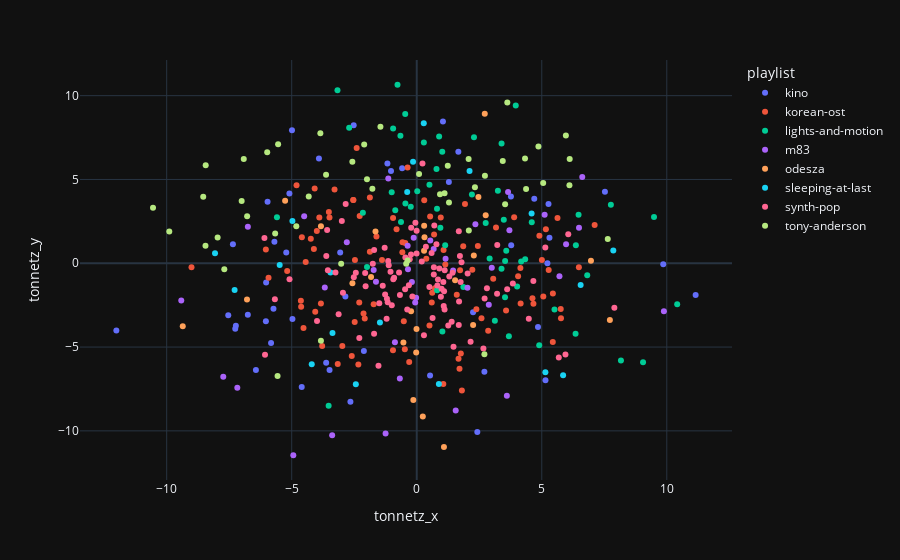

Notebook cell for this chart:
### Markdown cell above
### Tonnetz Distances

The values of each song's tonnetz is not normalised as the tonnetz has its own scale and each value represents a movement in melody. Songs clustered together tend to have similar key signatures and chord progressions, which is impressive.

However, it is still important to note that even though chord progressions and key match on some level, they could happen in different contexts such as having completely different energy levels. One might be classified as cafe & chill, and another one might be classified as pop synth. It is important to incorporate this feature together with other spectral features.

### Code cell
tonnetz_fig = px.scatter(dataset, x='tonnetz_x', y='tonnetz_y', color='playlist', hover_data=config.metadata_columns)
tonnetz_fig.write_image(config.image_dir + '/tonnetz-mds.png', width=1000, scale=2)
tonnetz_fig

### Figure 1 — Plotly figure (JSON) as saved in the notebook; plotly's stock layout.template omitted (floating-point values rounded to 4 significant figures; data arrays with more than 128 entries replaced by an {"elided": "..."} marker saying what was removed)
{"data": [{"customdata": {"elided": "47x3 str values"}, "hovertemplate": "playlist=%{customdata[2]}<br>tonnetz_x=%{x}<br>tonnetz_y=%{y}<br>song_name=%{customdata[0]}<br>artist=%{customdata[1]}<extra></extra>", "legendgroup": "kino", "marker": {"color": "#636efa", "symbol": "circle"}, "mode": "markers", "name": "kino", "orientation": "v", "showlegend": true, "x": [-5.218, 3.778, -3.622, 7.526, 5.148, -12.01, 2.423, -6.431, 4.848, -3.911, -7.233, -6.755, -5.729, -0.5834, -1.173, -7.537, -5.826, -5.093, 9.858, 4.7, 5.269, -2.114, -7.351, 1.285, -4.97, 5.307, -2.652, -4.6, 1.049, -1.029, 5.226, 3.767, -3.061, 2.252, 2.706, -6.022, -5.692, -5.965, 11.15, -3.487, 1.664, -7.258, -6.033, -4.989, -2.522, -2.853, 0.5323], "xaxis": "x", "y": [0.6397, 1.075, -5.931, 4.263, -6.983, -4.005, -10.07, -6.364, -3.797, 6.248, -3.729, -3.076, -2.71, 5.676, 5.959, -3.101, -4.762, 4.168, -0.06433, 3.855, 3.534, -5.235, 1.128, 4.846, -3.33, 1.529, -8.26, -7.387, 8.456, 5.509, 0.006614, 3.985, 0.6411, -2.927, -6.48, -1.152, 1.288, 3.67, -1.888, -6.367, 6.66, -3.912, -3.457, 7.936, 8.232, -1.978, -6.701], "yaxis": "y", "type": "scatter"}, {"customdata": {"elided": "95x3 str values"}, "hovertemplate": "playlist=%{customdata[2]}<br>tonnetz_x=%{x}<br>tonnetz_y=%{y}<br>song_name=%{customdata[0]}<br>artist=%{customdata[1]}<extra></extra>", "legendgroup": "korean-ost", "marker": {"color": "#EF553B", "symbol": "circle"}, "mode": "markers", "name": "korean-ost", "orientation": "v", "showlegend": true, "x": [-2.472, -0.9496, 4.667, -2.536, -2.536, -0.5756, 2.589, -5.926, 4.627, -2.127, 3.571, -4.593, -1.39, -3.159, -3.897, -4.082, -0.4759, -4.633, -3.489, -4.059, 1.859, -1.612, 5.628, -1.873, 1.806, -3.995, 0.509, -3.782, 5.768, -0.9471, 1.064, 3.17, -0.5704, -3.515, -4.622, 1.764, 5.005, 3.059, 6.484, 4.905, 5.062, 2.223, -0.3658, 1.074, -2.298, -5.181, 1.929, 2.444, -1.874, -2.282, 1.671, -2.402, 0.9598, 2.857, -4.528, -4.807, -3.832, 5.441, -0.5179, 5.758, 0.6191, 2.384, 1.71, 0.5353, 0.2994, 3.895, -2.598, -0.4581, -0.8076, 4.054, 5.165, -0.301, -6.034, 0.5998, 0.6939, 4.145, 5.277, -4.441, -9.007, 1.143, 4.155, -2.481, -1.723, -2.335, 0.383, 0.7252, -2.078, 1.6, 5.445, -3.287, -4.114, -2.975, -4.237, 1.733, 7.115], "xaxis": "x", "y": [0.1949, -5.191, -2.416, 3.77, 3.77, 0.6639, -3.278, -0.8664, -2.081, -2.998, -2.824, 1.553, 0.1889, -6.006, 2.727, 4.457, -5.137, -2.23, 2.724, -2.898, 1.02, 1.592, 2.706, 3.921, -7.595, 1.92, -3.718, -4.933, -3.274, 2.708, -7.207, 2.129, 1.255, 3.052, -2.593, -5.382, 0.1982, -0.924, -0.2441, 1.648, -1.977, -0.3932, 5.718, 0.7863, -2.339, -0.4589, 3.534, 1.032, 0.6893, 2.827, -5.698, 6.879, 2.736, -4.028, -3.858, 4.648, -2.396, -4.698, -3.452, -2.725, -1.762, -2.743, -6.3, 2.788, 3.755, 2.75, -5.53, 1.216, 2.036, -0.7734, 2.034, -5.889, 0.828, -2.34, 1.713, -0.2876, -0.3967, 0.07013, -0.2449, -0.08105, -2.394, -3.507, -2.45, -6.044, 0.2743, -1.497, -3.301, -1.871, -1.81, 4.401, 0.8572, -4.943, 1.469, -0.4119, 2.283], "yaxis": "y", "type": "scatter"}, {"customdata": {"elided": "56x3 str values"}, "hovertemplate": "playlist=%{customdata[2]}<br>tonnetz_x=%{x}<br>tonnetz_y=%{y}<br>song_name=%{customdata[0]}<br>artist=%{customdata[1]}<extra></extra>", "legendgroup": "lights-and-motion", "marker": {"color": "#00cc96", "symbol": "circle"}, "mode": "markers", "name": "lights-and-motion", "orientation": "v", "showlegend": true, "x": [-0.945, -2.703, 3.58, -3.17, 1.138, 3.392, 4.898, 2.915, 3.685, -0.7692, 3.96, 0.9455, 3.124, 0.2844, 0.02084, 3.535, -0.6292, 2.758, 3.391, 9.489, 6.363, 0.8948, 1.022, 2.289, 8.166, -3.523, 1.026, 1.865, 0.7903, -0.4536, 2.207, 9.05, 5.509, -0.8579, 3.245, 10.42, 4.014, -2.154, 4.177, 3.53, -0.2384, 4.599, 3.481, 6.472, -0.4607, 0.5087, -1.002, 0.8104, 0.8153, 7.764, 4.336, -0.6521, -1.988, -5.59, 6.818, 6.352], "xaxis": "x", "y": [8.036, 8.088, 0.7412, 10.33, 1.078, 7.153, -4.887, 0.2912, -4.352, 10.65, 9.415, 2.121, -3.427, 7.207, 4.304, 0.1394, 2.468, 2.408, -0.3202, 2.76, 1.075, 7.561, 6.654, 7.522, -5.8, -8.508, -4.075, -1.422, 5.622, 3.572, 4.101, -5.902, -2.76, 3.158, 4.333, -2.45, -1.391, 3.016, 0.098, -2.028, 3.375, 2.445, 2.597, 2.9, 8.908, 4.68, 4.237, 3.259, -1.609, 3.494, 0.2453, 7.604, -0.2209, 2.738, -0.7221, -4.212], "yaxis": "y", "type": "scatter"}, {"customdata": [["Another Wave from You", "M83", "m83"], ["Claudia Lewis", "M83", "m83"], ["Echoes of Mine", "M83", "m83"], ["Fountains", "M83", "m83"], ["Intro", "M83", "m83"], ["Klaus I Love You", "M83", "m83"], ["Midnight City", "M83", "m83"], ["My Tears Are Becoming a Sea", "M83", "m83"], ["New Map", "M83", "m83"], ["Ok Pal", "M83", "m83"], ["Outro", "M83", "m83"], ["Raconte-moi une histoire", "M83", "m83"], ["Reunion", "M83", "m83"], ["Soon, My Friend", "M83", "m83"], ["Splendor", "M83", "m83"], ["Steve Mcqueen", "M83", "m83"], ["This Bright Flash", "M83", "m83"], ["Train to Pluton", "M83", "m83"], ["Wait", "M83", "m83"], ["When Will You Come Home", "M83", "m83"], ["Where the Boats Go", "M83", "m83"], ["Year One, One Ufo", "M83", "m83"], ["Ashes of Our Fathers", "M83", "m83"], ["Canyon Battle", "M83", "m83"], ["Earth 2077", "M83", "m83"], ["Fearful Odds", "M83", "m83"], ["I'm Sending You Away", "M83", "m83"], ["Jack's Dream", "M83", "m83"], ["Losing Control", "M83", "m83"], ["Odyssey Rescue", "M83", "m83"], ["Radiation Zone", "M83", "m83"], ["Raven Rock", "M83", "m83"], ["StarWaves", "M83", "m83"], ["Tech 49", "M83", "m83"], ["Temples of Our Gods", "M83", "m83"], ["Undimmed by Time, Unbound by Death", "M83", "m83"], ["Waking Up", "M83", "m83"], ["You Can't Save Her", "M83", "m83"], ["Oblivion", "M83", "m83"]], "hovertemplate": "playlist=%{customdata[2]}<br>tonnetz_x=%{x}<br>tonnetz_y=%{y}<br>song_name=%{customdata[0]}<br>artist=%{customdata[1]}<extra></extra>", "legendgroup": "m83", "marker": {"color": "#ab63fa", "symbol": "circle"}, "mode": "markers", "name": "m83", "orientation": "v", "showlegend": true, "x": [-3.382, -0.3633, 0.6777, 1.559, -0.8728, 9.884, 1.454, 3.604, 2.029, -0.06152, 6.489, -1.722, 1.153, -1.138, 5.707, 3.001, 3.706, -0.1223, 5.972, -4.935, -1.246, 2.881, -0.02545, -0.3506, 0.5418, -3.677, 6.619, -7.736, 2.346, -0.1939, -1.63, -9.416, -6.754, 3.652, -4.502, -7.175, -2.797, -0.6758, 5.115], "xaxis": "x", "y": [-10.27, 1.04, 0.8581, -8.779, -4.713, -2.861, -0.4372, -7.911, -1.462, -2.337, 2.125, -0.4001, 0.272, 5.06, -0.7718, -0.2634, 1.974, 1.529, 1.128, -11.45, -10.16, -2.482, -2.057, -0.3562, 1.357, -1.445, 5.15, -6.771, 2.333, -1.125, -1.106, -2.228, 2.173, 4.254, 2.81, -7.429, 1.255, -6.877, 2.896], "yaxis": "y", "type": "scatter"}, {"customdata": [["A Moment Apart", "ODESZA", "odesza"], ["Across The Room (feat. Leon Bridges)", "ODESZA", "odesza"], ["Boy", "ODESZA", "odesza"], ["Corners Of The Earth (feat. RY X)", "ODESZA", "odesza"], ["Divide (feat. Kelsey Bulkin)", "ODESZA", "odesza"], ["Everything At Your Feet (feat. The Chamanas)", "ODESZA", "odesza"], ["Falls (feat. Sasha Alex Sloan)", "ODESZA", "odesza"], ["Falls (Reprise) (feat. Sasha Alex Sloan)", "ODESZA", "odesza"], ["Falls (Reprise) - Instrumental", "ODESZA", "odesza"], ["Higher Ground (feat. Naomi Wild)", "ODESZA", "odesza"], ["Higher Ground (Reprise) (feat. Naomi Wild)", "ODESZA", "odesza"], ["Higher Ground (Reprise) - Instrumental", "ODESZA", "odesza"], ["Intro", "ODESZA", "odesza"], ["It’s Only (feat. Zyra) - ODESZA VIP Remix", "ODESZA", "odesza"], ["Just A Memory (feat. Regina Spektor)", "ODESZA", "odesza"], ["La Ciudad", "ODESZA", "odesza"], ["Late Night", "ODESZA", "odesza"], ["Line Of Sight (feat. WYNNE & Mansionair)", "ODESZA", "odesza"], ["Line Of Sight (Reprise) (feat. WYNNE & Mansionair)", "ODESZA", "odesza"], ["Line Of Sight (Reprise) - Instrumental", "ODESZA", "odesza"], ["Loyal", "ODESZA", "odesza"], ["Memories That You Call (feat. Monsoonsiren) - ODESZA & Golden Features VIP Remix", "ODESZA", "odesza"], ["Meridian", "ODESZA", "odesza"], ["Show Me", "ODESZA", "odesza"], ["Thin Floors And Tall Ceilings", "ODESZA", "odesza"]], "hovertemplate": "playlist=%{customdata[2]}<br>tonnetz_x=%{x}<br>tonnetz_y=%{y}<br>song_name=%{customdata[0]}<br>artist=%{customdata[1]}<extra></extra>", "legendgroup": "odesza", "marker": {"color": "#FFA15A", "symbol": "circle"}, "mode": "markers", "name": "odesza", "orientation": "v", "showlegend": true, "x": [-3.83, -0.5329, 0.3091, 7.724, 0.2961, 0.2923, -0.009633, -0.02234, -0.1364, -0.2264, 0.2426, 1.088, 1.534, 2.758, 2.721, 2.466, 2.283, -2.572, -6.788, -9.357, 2.255, -1.65, -1.827, 6.967, -5.264], "xaxis": "x", "y": [2.207, -4.72, 1.554, -3.379, 2.233, 0.7485, -3.917, -5.323, -8.151, -2.869, -9.141, -10.96, -1.011, 2.859, 8.918, 3.953, 0.4573, -1.19, -2.168, -3.761, -3.678, 1.895, -0.82, 0.1499, 3.727], "yaxis": "y", "type": "scatter"}, {"customdata": [["April 10, 2019- Powehi - Image of a Black Hole", "Sleeping At Last", "sleeping-at-last"], ["August 12, 2018- Perseid Meteor Shower", "Sleeping At Last", "sleeping-at-last"], ["August 21, 2017- Total Solar Eclipse", "Sleeping At Last", "sleeping-at-last"], ["December 13, 2017- Geminid Meteor Shower", "Sleeping At Last", "sleeping-at-last"], ["December 17, 2018- Farout", "Sleeping At Last", "sleeping-at-last"], ["December 21, 2020- The Great Conjunction", "Sleeping At Last", "sleeping-at-last"], ["December 25, 2021- Webb Space Telescope - Launch", "Sleeping At Last", "sleeping-at-last"], ["February 1, 2023- C2022 E3 - Comet Ztf", "Sleeping At Last", "sleeping-at-last"], ["February 13, 2019- Opportunity - Mission Complete", "Sleeping At Last", "sleeping-at-last"], ["February 18, 2021- Perseverance - Mars Landing", "Sleeping At Last", "sleeping-at-last"], ["January 30, 2020- Spitzer - Final Voyage", "Sleeping At Last", "sleeping-at-last"], ["January 31, 2018- Super Blue Blood Moon", "Sleeping At Last", "sleeping-at-last"], ["July 22, 2020- C  2020 F3 - Comet Neowise", "Sleeping At Last", "sleeping-at-last"], ["July 27, 2018- Total Lunar Eclipse", "Sleeping At Last", "sleeping-at-last"], ["July 4, 2020- Aphelion", "Sleeping At Last", "sleeping-at-last"], ["June 24, 2022- Parade of Planets", "Sleeping At Last", "sleeping-at-last"], ["June 30, 2018- Pds 70b (Birth of a Planet)", "Sleeping At Last", "sleeping-at-last"], ["October 30, 2018- Kepler - Goodnight", "Sleeping At Last", "sleeping-at-last"], ["September 15, 2017- Cassini - The Grand Finale", "Sleeping At Last", "sleeping-at-last"]], "hovertemplate": "playlist=%{customdata[2]}<br>tonnetz_x=%{x}<br>tonnetz_y=%{y}<br>song_name=%{customdata[0]}<br>artist=%{customdata[1]}<extra></extra>", "legendgroup": "sleeping-at-last", "marker": {"color": "#19d3f3", "symbol": "circle"}, "mode": "markers", "name": "sleeping-at-last", "orientation": "v", "showlegend": true, "x": [4.594, 5.145, -2.435, -3.369, -0.3816, -5.481, 7.861, -8.066, 6.555, -4.199, 2.112, 0.2812, 5.853, -7.283, -0.1471, 0.8855, -1.472, -3.45, -4.972], "xaxis": "x", "y": [2.966, -6.51, -7.217, -4.164, 4.248, -0.1101, 0.7678, 0.6035, -1.297, -6.025, 5.508, 8.358, -6.686, -1.597, 6.063, -7.203, -3.531, -0.5438, 2.515], "yaxis": "y", "type": "scatter"}, {"customdata": {"elided": "96x3 str values"}, "hovertemplate": "playlist=%{customdata[2]}<br>tonnetz_x=%{x}<br>tonnetz_y=%{y}<br>song_name=%{customdata[0]}<br>artist=%{customdata[1]}<extra></extra>", "legendgroup": "synth-pop", "marker": {"color": "#FF6692", "symbol": "circle"}, "mode": "markers", "name": "synth-pop", "orientation": "v", "showlegend": true, "x": [0.2878, -2.436, 0.7879, 2.714, 0.2013, -1.048, 0.9917, -0.23, -0.4542, 0.5946, 6.06, -1.53, -1.706, 7.903, -2.516, -2.842, -2.951, 3.213, 1.692, -5.673, -2.044, -0.3142, 3.22, -0.9367, -3.988, -0.005488, -5.088, 1.471, 4.664, -0.707, 5.681, 1.092, 3.617, 0.5068, -1.704, 3.844, 1.113, -2.063, -3.617, 2.035, 0.2296, 1.683, -1.142, -3.554, 5.947, 1.755, -2.296, -0.1742, 0.6329, 1.079, -3.25, -0.2216, 2.666, -2.995, -1.283, 1.118, 1.681, -1.36, 2.153, -1.193, -3.583, 1.064, -6.091, 1.397, -3.123, 1.261, -0.905, 0.8242, -0.006558, -0.3801, 0.9664, -0.05347, -6.067, -1.162, -1.264, -1.498, 4.481, 0.9041, -0.4654, 0.8494, -1.205, 0.7018, 1.434, -0.2797, 5.142, 1.791, 1.304, -0.998, -1.756, 0.682, 1.727, -1.12, 0.366, 0.6863, -0.672, 2.807], "xaxis": "x", "y": [-4.289, -0.5733, 1.14, -2.105, 0.109, -0.5023, -1.519, 0.5298, 0.3394, 0.6141, 1.73, -6.115, -4.206, -2.659, -0.8359, 3.535, -1.754, -1.817, -2.284, -2.146, -1.371, -1.311, 1.091, -0.9467, -3.439, 1.944, -0.9539, -4.976, -1.058, -0.5574, -5.626, -1.675, -1.547, -1.411, 0.789, -1.213, -2.759, -0.5778, 0.435, -0.618, 5.948, 1.904, 0.1414, -0.4209, -5.451, -1.121, -4.459, -1.98, -3.258, -2.555, -0.5442, 2.126, -5.085, 2.527, 0.9315, -0.4235, -3.678, -1.348, -4.679, -2.117, 1.989, -1.124, 1.511, -3.491, -3.048, -3.708, -0.8652, -1.324, 0.5882, -2.757, -2.005, 2.416, -5.465, -2.324, -1.861, -2.384, -3.307, -0.3118, -1.555, -0.9747, -3.304, 2.251, -0.5604, 0.2469, 0.948, 0.05756, -0.7949, -2.499, -0.03379, -0.6747, 0.4284, -0.1149, 0.9888, -0.2359, -1.892, -1.488], "yaxis": "y", "type": "scatter"}, {"customdata": {"elided": "48x3 str values"}, "hovertemplate": "playlist=%{customdata[2]}<br>tonnetz_x=%{x}<br>tonnetz_y=%{y}<br>song_name=%{customdata[0]}<br>artist=%{customdata[1]}<extra></extra>", "legendgroup": "tony-anderson", "marker": {"color": "#B6E880", "symbol": "circle"}, "mode": "markers", "name": "tony-anderson", "orientation": "v", "showlegend": true, "x": [-5.98, 2.083, -5.566, -4.319, 3.534, 4.373, -4.816, -8.448, -6.782, 7.639, -9.896, -2.101, 6.107, -5.662, 2.075, 2.327, -10.55, -3.627, -7.963, 5.057, 0.0928, 5.964, -3.831, 3.622, 6.117, -2.575, 0.9315, 3.44, -1.452, 2.706, -5.544, -3.855, -7.002, -3.022, -6.917, -8.439, -8.538, -0.4218, 4.33, 2.726, -1.99, 1.112, 1.241, -0.3642, -1.774, 1.289, 4.867, -7.696], "xaxis": "x", "y": [6.624, 1.957, -6.72, 3.989, 3.527, 4.428, 2.208, 1.047, 2.806, 1.441, 1.894, 7.088, 4.653, 1.774, 6.218, 4.535, 3.31, 5.287, 1.544, 4.791, 5.329, 7.627, -4.626, 9.587, 6.215, 6.059, 4.117, 6.108, 8.143, -5.422, 7.094, 7.758, 3.711, -0.03536, 6.229, 5.854, 3.973, -0.0219, 6.258, 5.225, 5.014, 4.18, 5.822, 0.165, 4.449, 3.633, 6.973, -0.3529], "yaxis": "y", "type": "scatter"}], "layout": {"xaxis": {"anchor": "y", "domain": [0.0, 1.0], "title": {"text": "tonnetz_x"}}, "yaxis": {"anchor": "x", "domain": [0.0, 1.0], "title": {"text": "tonnetz_y"}}, "legend": {"title": {"text": "playlist"}, "tracegroupgap": 0}, "margin": {"t": 60}}}
